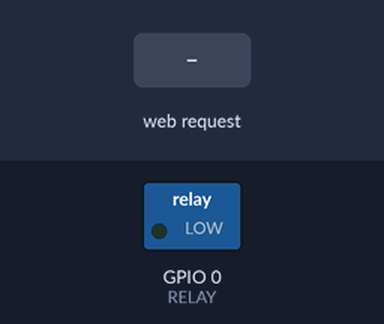
Bench run of a sketch on a simulated ESP8266 (NodeMCU). Parts: switched loads named in the sketch (green lamp = pin HIGH). Inputs (shaded band) come from the test bench. WiFi joins after 1.5 s; servers stay silent unless stated; what the sketch prints to the serial monitor is not drawn.

Above: at 2.7 s.
2.8 s: HTTP request GET /RELAY=ON received
At 3.2 s:
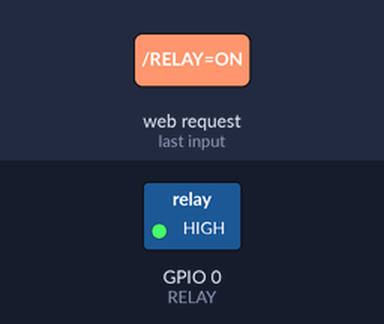
Timing chart, 0 to 5.8 s (numbered marks = the images above; inputs shaded):
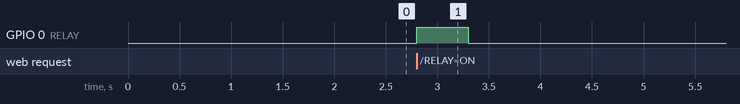

Measured:
- after the input at 2.8 s, GPIO 0 (RELAY): LOW → HIGH at once, → LOW 0.50 s later

The sketch:

ESP8266_Control_Relay.ino
```cpp
#include <ESP8266WiFi.h>

const char* ssid = "DESKTOP-CE"; // fill in here your router or wifi SSID
const char* password = "12345678"; // fill in here your router or wifi password
 #define RELAY 0 // relay connected to  GPIO0
WiFiServer server(80);

void setup()
{
  Serial.begin(115200); // must be same baudrate with the Serial Monitor

  pinMode(RELAY,OUTPUT);
  digitalWrite(RELAY, LOW);

  // Connect to WiFi network
  Serial.println();
  Serial.println();
  Serial.print("Connecting to ");
  Serial.println(ssid);

  WiFi.begin(ssid, password);

  while (WiFi.status() != WL_CONNECTED)
  {
    delay(500);
    Serial.print(".");
  }
  Serial.println("");
  Serial.println("WiFi connected");

  // Start the server
  server.begin();
  Serial.println("Server started");

  // Print the IP address
  Serial.print("Use this URL to connect: ");
  Serial.print(WiFi.localIP());
  Serial.println("/");

}

void loop()
{
  // Check if a client has connected
  WiFiClient client = server.available();
  if (!client)
  {
    return;
  }

  // Wait until the client sends some data
  Serial.println("new client");
  while(!client.available())
  {
    delay(1);
  }

  // Read the first line of the request
  String request = client.readStringUntil('\r');
  Serial.println(request);
  client.flush();

  // Match the request
  if (request.indexOf("/RELAY=ON") != -1)
  {
    digitalWrite(RELAY,HIGH);
    delay(500);
    digitalWrite(RELAY,LOW);
    delay(500);
  }

  // Return the response
  client.println("HTTP/1.1 200 OK");
  client.println("Content-Type: text/html");
  client.println(""); //  this is a must
  client.println("<!DOCTYPE HTML>");
  client.println("<html>");
  client.println("<head><title>ESP8266 RELAY Control</title></head>");

  client.println("<br><br>");
  client.println("<a href=\"/RELAY=ON\">DAR 1 CREDITO</a><br>");
    client.println("</html>");

  delay(1);
  Serial.println("Client disonnected");
  Serial.println("");
}
```
